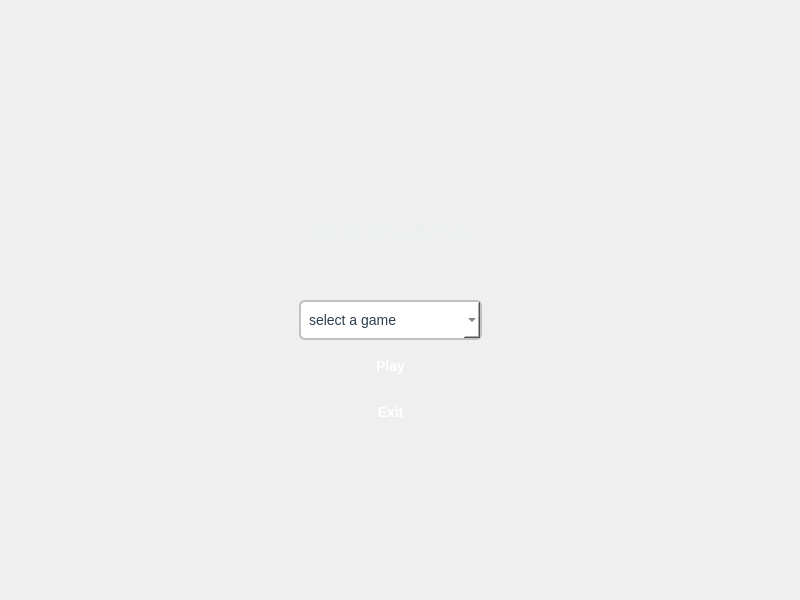
<?xml version="1.0" encoding="UTF-8"?>
<ui version="4.0">
 <class>MainWidget</class>
 <widget class="QWidget" name="MainWidget">
  <property name="geometry">
   <rect>
    <x>0</x>
    <y>0</y>
    <width>800</width>
    <height>600</height>
   </rect>
  </property>
  <property name="windowTitle">
   <string>MainWidget</string>
  </property>
  <property name="styleSheet">
   <string notr="true">/* Main widget background */
        QWidget#MainWidget {
            background: qlineargradient(x1:0, y1:0, x2:0, y2:1,
            stop:0 #2c3e50, stop:1 #34495e);
        }

        QLabel#Title {
            color: #ecf0f1;
            background: transparent;
            padding: 10px;
            border-radius: 8px;
        }

        QComboBox {
            background-color: #ffffff;
            border: 2px solid #bdc3c7;
            border-radius: 6px;
            padding: 8px;
            font-size: 14px;
            color: #2c3e50;
            min-height: 20px;
        }

        QComboBox:focus {
            border: 4px solid #00e5ff;
            color: #00e5ff;
            font-size: 14px;
            border-radius: 8px;
        }

        QPushButton#PlayButton {
            background: qlineargradient(x1:0, y1:0, x2:0, y2:1,
            stop:0 #2ecc71, stop:1 #27ae60);
            color: white;
            border: none;
            border-radius: 8px;
            padding: 12px;
            font-size: 14px;
            font-weight: bold;
        }

        QPushButton#PlayButton:hover {
            background: qlineargradient(x1:0, y1:0, x2:0, y2:1,
            stop:0 #27ae60, stop:1 #229954);
        }

        QPushButton#PlayButton:pressed {
            background: qlineargradient(x1:0, y1:0, x2:0, y2:1,
            stop:0 #229954, stop:1 #1e8449);
        }

        QPushButton#PlayButton:focus {
            border: 4px solid #00e5ff;
            color: #00e5ff;
            font-size: 14px;
            border-radius: 8px;
        }

        QPushButton#ExitButton {
            background: qlineargradient(x1:0, y1:0, x2:0, y2:1,
            stop:0 #e74c3c, stop:1 #c0392b);
            color: white;
            border: none;
            border-radius: 8px;
            padding: 12px;
            font-size: 14px;
            font-weight: bold;
        }

        QPushButton#ExitButton:focus {
            border: 4px solid #00e5ff;
            color: #00e5ff;
            font-size: 14px;
            border-radius: 8px;
        }

        QPushButton#ExitButton:hover {
            background: qlineargradient(x1:0, y1:0, x2:0, y2:1,
            stop:0 #c0392b, stop:1 #a93226);
        }

        QPushButton#ExitButton:pressed {
            background: qlineargradient(x1:0, y1:0, x2:0, y2:1,
            stop:0 #a93226, stop:1 #922b21);
    }</string>
  </property>
  <widget class="QFrame" name="Menu">
   <property name="geometry">
    <rect>
     <x>290</x>
     <y>160</y>
     <width>201</width>
     <height>281</height>
    </rect>
   </property>
   <layout class="QVBoxLayout" name="verticalLayout">
    <item>
     <widget class="QLabel" name="Title">
      <property name="enabled">
       <bool>true</bool>
      </property>
      <property name="font">
       <font>
        <family>DejaVu Sans</family>
        <pointsize>20</pointsize>
        <bold>true</bold>
       </font>
      </property>
      <property name="autoFillBackground">
       <bool>false</bool>
      </property>
      <property name="text">
       <string>BrickGame</string>
      </property>
      <property name="scaledContents">
       <bool>true</bool>
      </property>
      <property name="alignment">
       <set>Qt::AlignmentFlag::AlignCenter</set>
      </property>
     </widget>
    </item>
    <item>
     <widget class="QComboBox" name="SelectGameBox">
      <property name="placeholderText">
       <string>select a game</string>
      </property>
     </widget>
    </item>
    <item>
     <widget class="QPushButton" name="PlayButton">
      <property name="text">
       <string>Play</string>
      </property>
     </widget>
    </item>
    <item>
     <widget class="QPushButton" name="ExitButton">
      <property name="text">
       <string>Exit</string>
      </property>
     </widget>
    </item>
   </layout>
  </widget>
 </widget>
 <tabstops>
  <tabstop>SelectGameBox</tabstop>
  <tabstop>PlayButton</tabstop>
  <tabstop>ExitButton</tabstop>
 </tabstops>
 <resources/>
 <connections/>
</ui>
